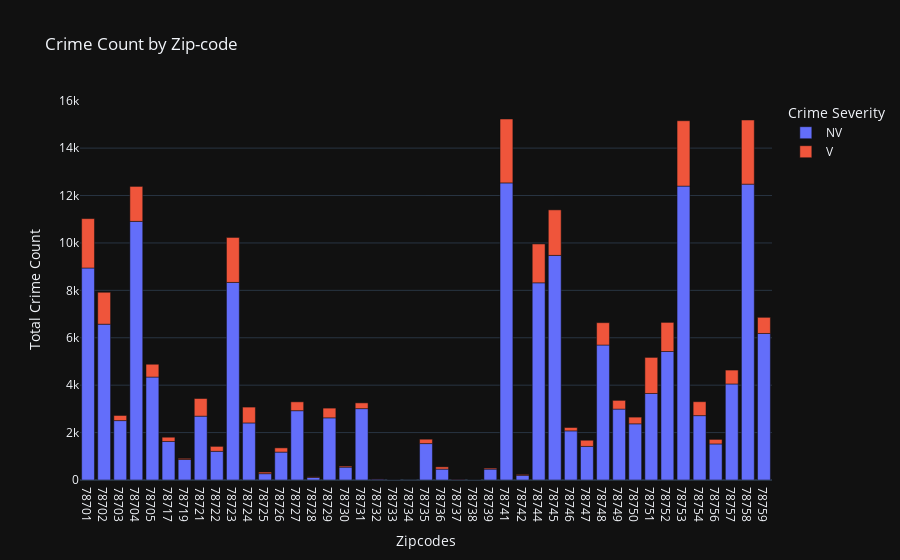

The notebook cell saved with this chart:
### Code cell
fig = px.bar(zip_data_viol, x="zip_code", y="crime_type_x", color="crime_severity", title="Crime Count by Zip-code",hover_data= [
          'zip_code','Avg. Income/H/hold','crime_severity','crime_type_x'],
          template="plotly_dark",
          labels={
                     "zip_code": "Zipcodes",
                     "crime_type_x": "Total Crime Count",
                     "crime_severity":"Crime Severity"
                 })
fig.show()

### Figure 1 — Plotly figure (JSON) as saved in the notebook; plotly's stock layout.template omitted (floating-point values rounded to 4 significant figures)
{"data": [{"alignmentgroup": "True", "customdata": [[35757, "NV"], [23348, "NV"], [54591, "NV"], [35733, "NV"], [14740, "NV"], [87290, "NV"], [36480, "NV"], [26646, "NV"], [35794, "NV"], [34242, "NV"], [36641, "NV"], [47076, "NV"], [89891, "NV"], [62648, "NV"], [51078, "NV"], [59497, "NV"], [128524, "NV"], [62404, "NV"], [103951, "NV"], [102239, "NV"], [74052, "NV"], [75204, "NV"], [62294, "NV"], [87029, "NV"], [102295, "NV"], [102707, "NV"], [25369, "NV"], [28281, "NV"], [38256, "NV"], [43458, "NV"], [100571, "NV"], [60861, "NV"], [57710, "NV"], [68244, "NV"], [78428, "NV"], [29779, "NV"], [30207, "NV"], [38206, "NV"], [51810, "NV"], [36978, "NV"], [45090, "NV"], [42398, "NV"], [61284, "NV"]], "hovertemplate": "Crime Severity=%{customdata[1]}<br>Zipcodes=%{x}<br>Total Crime Count=%{y}<br>Avg. Income/H/hold=%{customdata[0]}<extra></extra>", "legendgroup": "NV", "marker": {"color": "#636efa", "pattern": {"shape": ""}}, "name": "NV", "offsetgroup": "NV", "orientation": "v", "showlegend": true, "textposition": "auto", "type": "bar", "x": ["78701", "78702", "78703", "78704", "78705", "78717", "78719", "78721", "78722", "78723", "78724", "78725", "78726", "78727", "78728", "78729", "78730", "78731", "78732", "78733", "78734", "78735", "78736", "78737", "78738", "78739", "78741", "78742", "78744", "78745", "78746", "78747", "78748", "78749", "78750", "78751", "78752", "78753", "78754", "78756", "78757", "78758", "78759"], "xaxis": "x", "y": [8943, 6573, 2506, 10909, 4342, 1626, 865, 2693, 1210, 8334, 2407, 267, 1177, 2924, 110, 2622, 542, 3010, 39, 8, 3, 1536, 459, 28, 4, 459, 12532, 197, 8318, 9475, 2073, 1418, 5693, 2990, 2370, 3650, 5421, 12397, 2716, 1521, 4051, 12480, 6181], "yaxis": "y"}, {"alignmentgroup": "True", "customdata": [[35757, "V"], [23348, "V"], [54591, "V"], [35733, "V"], [14740, "V"], [87290, "V"], [36480, "V"], [26646, "V"], [35794, "V"], [34242, "V"], [36641, "V"], [47076, "V"], [89891, "V"], [62648, "V"], [51078, "V"], [59497, "V"], [128524, "V"], [62404, "V"], [103951, "V"], [102239, "V"], [75204, "V"], [62294, "V"], [87029, "V"], [102295, "V"], [102707, "V"], [25369, "V"], [28281, "V"], [38256, "V"], [43458, "V"], [100571, "V"], [60861, "V"], [57710, "V"], [68244, "V"], [78428, "V"], [29779, "V"], [30207, "V"], [38206, "V"], [51810, "V"], [36978, "V"], [45090, "V"], [42398, "V"], [61284, "V"]], "hovertemplate": "Crime Severity=%{customdata[1]}<br>Zipcodes=%{x}<br>Total Crime Count=%{y}<br>Avg. Income/H/hold=%{customdata[0]}<extra></extra>", "legendgroup": "V", "marker": {"color": "#EF553B", "pattern": {"shape": ""}}, "name": "V", "offsetgroup": "V", "orientation": "v", "showlegend": true, "textposition": "auto", "type": "bar", "x": ["78701", "78702", "78703", "78704", "78705", "78717", "78719", "78721", "78722", "78723", "78724", "78725", "78726", "78727", "78728", "78729", "78730", "78731", "78732", "78733", "78735", "78736", "78737", "78738", "78739", "78741", "78742", "78744", "78745", "78746", "78747", "78748", "78749", "78750", "78751", "78752", "78753", "78754", "78756", "78757", "78758", "78759"], "xaxis": "x", "y": [2082, 1347, 216, 1475, 541, 179, 46, 744, 208, 1898, 669, 67, 178, 373, 22, 410, 46, 243, 6, 1, 185, 95, 7, 1, 43, 2696, 36, 1639, 1920, 141, 260, 943, 369, 283, 1521, 1227, 2758, 587, 191, 586, 2706, 681], "yaxis": "y"}], "layout": {"barmode": "relative", "legend": {"title": {"text": "Crime Severity"}, "tracegroupgap": 0}, "title": {"text": "Crime Count by Zip-code"}, "xaxis": {"anchor": "y", "domain": [0, 1], "title": {"text": "Zipcodes"}}, "yaxis": {"anchor": "x", "domain": [0, 1], "title": {"text": "Total Crime Count"}}}}
